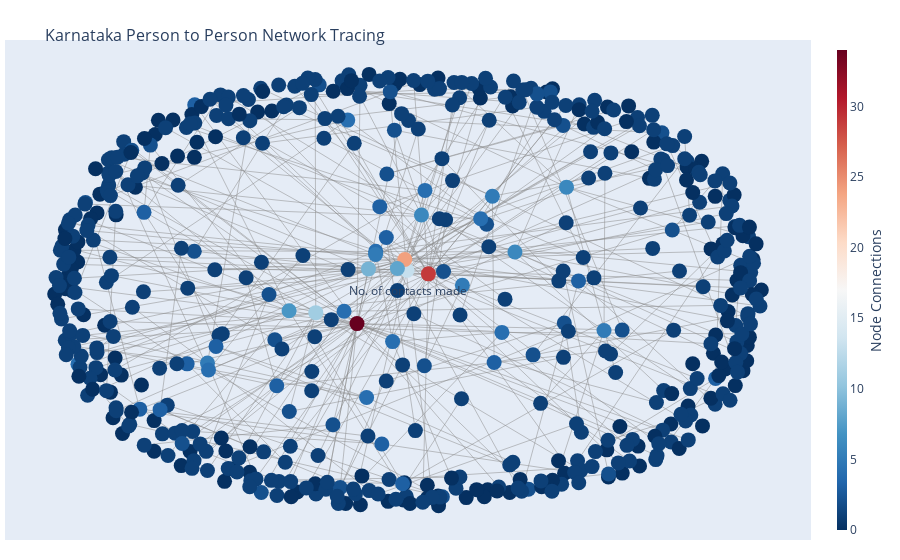

This figure's notebook cell:
### Code cell
from plotly.offline import download_plotlyjs, init_notebook_mode, iplot
iplot(fig)

### Figure 1 — Plotly figure (JSON) as saved in the notebook; plotly's stock layout.template omitted (floating-point values rounded to 4 significant figures; data arrays with more than 128 entries replaced by an {"elided": "..."} marker saying what was removed)
{"data": [{"hoverinfo": "none", "line": {"color": "#888", "width": 0.5}, "mode": "lines", "type": "scatter", "x": {"elided": "945 float values"}, "y": {"elided": "945 float values"}}, {"hoverinfo": "text", "marker": {"color": {"elided": "532 int values"}, "colorbar": {"thickness": 10, "title": {"side": "right", "text": "Node Connections"}, "xanchor": "left"}, "colorscale": [[0, "rgb(103,0,31)"], [0.1, "rgb(178,24,43)"], [0.2, "rgb(214,96,77)"], [0.3, "rgb(244,165,130)"], [0.4, "rgb(253,219,199)"], [0.5, "rgb(247,247,247)"], [0.6, "rgb(209,229,240)"], [0.7, "rgb(146,197,222)"], [0.8, "rgb(67,147,195)"], [0.9, "rgb(33,102,172)"], [1, "rgb(5,48,97)"]], "line": {"width": 0}, "reversescale": true, "showscale": true, "size": 15}, "mode": "markers", "text": {"elided": "532 str values"}, "type": "scatter", "x": {"elided": "532 float values"}, "y": {"elided": "532 float values"}}], "layout": {"annotations": [{"showarrow": false, "text": "No. of contacts made", "xref": "paper", "yref": "paper"}], "hovermode": "closest", "margin": {"b": 20, "l": 5, "r": 5, "t": 40}, "showlegend": false, "title": {"font": {"size": 16}, "text": "<br>Karnataka Person to Person Network Tracing"}, "xaxis": {"showgrid": false, "showticklabels": false, "zeroline": false}, "yaxis": {"showgrid": false, "showticklabels": false, "zeroline": false}}}
